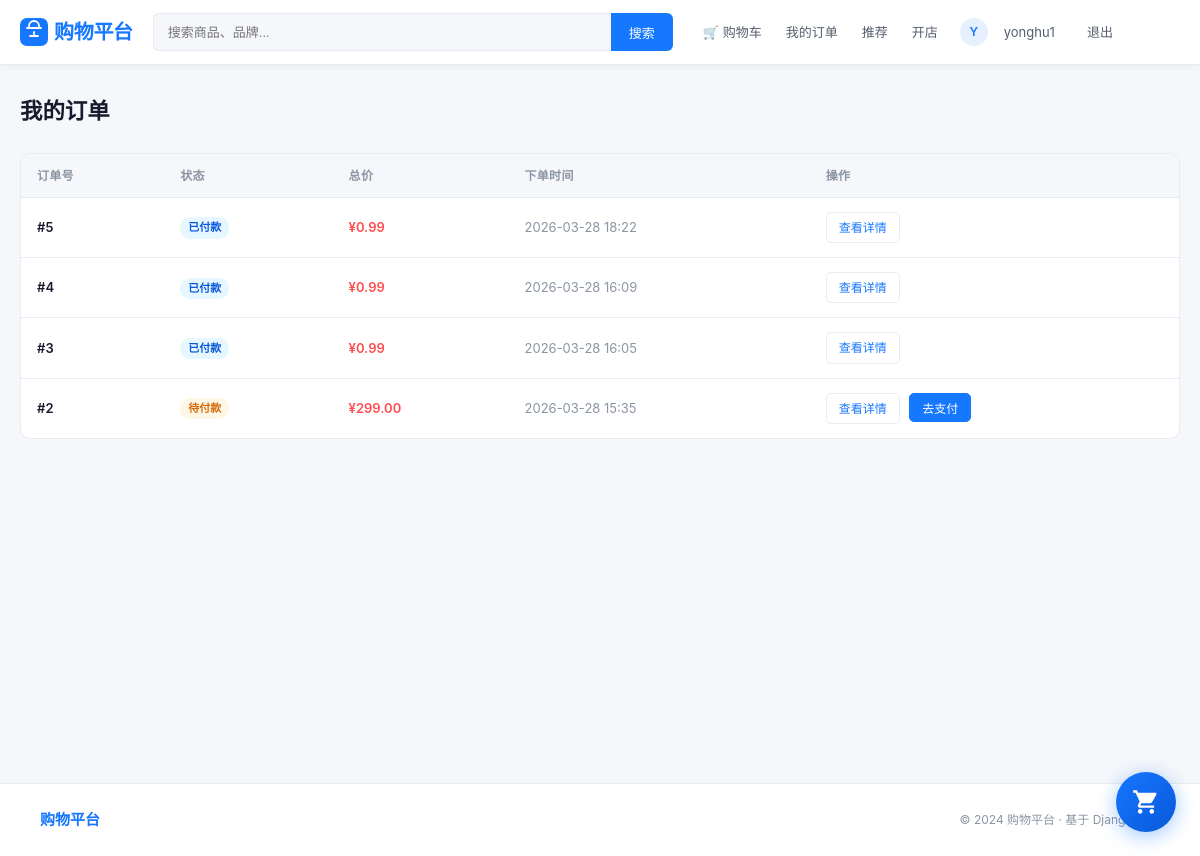
The page /order/orders/ (signed in) on the database its author committed.
### user/models.py (models this page shows)
class User(AbstractUser):
    phone = models.CharField('手机号', max_length=20, blank=True)
    avatar = models.ImageField('头像', upload_to='avatars/', blank=True)
    address = models.TextField('默认地址', blank=True)
    @property
    def store_profile(self):
        return getattr(self, 'owned_store', None)
    @property
    def is_store_owner(self):
        return bool(self.store_profile and self.store_profile.is_active)
    class Meta:
        verbose_name = '用户'
        verbose_name_plural = '用户'

### order/models.py (models this page shows, shortened)
class Order(models.Model):
    STATUS_CHOICES = [
        ('pending', '待付款'),
        ('paid', '已付款'),
        ('shipped', '已发货'),
        ('completed', '已完成'),
        ('cancelled', '已取消'),
    ]
    user = models.ForeignKey(settings.AUTH_USER_MODEL, on_delete=models.CASCADE, verbose_name='用户')
    status = models.CharField('状态', max_length=20, choices=STATUS_CHOICES, default='pending')
    address = models.TextField('收货地址')
    total_price = models.DecimalField('总价', max_digits=12, decimal_places=2)
    created_at = models.DateTimeField('下单时间', auto_now_add=True)
    remark = models.CharField('备注', max_length=200, blank=True)
    class Meta:
        verbose_name = '订单'
        verbose_name_plural = '订单'

### order/views.py (the view)
# urls.py: path('orders/', views.order_list, name='order_list'),
@login_required
def order_list(request):
    orders = Order.objects.filter(user=request.user).order_by('-created_at')
    return render(request, 'order/list.html', {'orders': orders})

### templates/order/list.html (shortened to what this page needs)
{% extends 'base.html' %}
{% block content %}
<div class="page-header"><h1>我的订单</h1></div>
{% if orders %}
<div class="table-wrap">
  <table class="table">
    <thead><tr><th>订单号</th><th>状态</th><th>总价</th><th>下单时间</th><th>操作</th></tr></thead>
    <tbody>
      {% for order in orders %}
        <tr>
          <td style="font-weight:600;color:var(--text)">#{{ order.id }}</td>
          <td>
            <span class="badge badge-{{ order.status }}">{{ order.get_status_display }}</span>
          </td>
          <td style="color:var(--red);font-weight:600">¥{{ order.total_price }}</td>
          <td style="color:var(--text-3)">{{ order.created_at|date:"Y-m-d H:i" }}</td>
          <td>
            <a href="/order/orders/{{ order.id }}/" class="btn btn-sm">查看详情</a>
            {% if order.status == 'pending' %}
              <form method="post" action="/order/orders/{{ order.id }}/pay/" style="display:inline-block;margin-left:6px">
                <button type="submit" class="btn btn-sm btn-primary">去支付</button>
              </form>
            {% endif %}
          </td>
        </tr>
      {% endfor %}
    </tbody>
  </table>
</div>
{% else %}
<div class="empty-state">
  <div class="empty-icon">📦</div>
  <p>还没有订单记录</p>
  <a href="/products/" class="btn btn-primary">去购物</a>
</div>
{% endif %}
{% endblock %}

### templates/base.html (shortened to what this page needs)
<!DOCTYPE html>
<html lang="zh-CN">
<head>
<link rel="stylesheet" href="/static/css/style.css">
</head>
<body>
<nav class="navbar">
  <div class="container nav-inner">
    <a href="/" class="logo">
      <svg viewBox="0 0 28 28" fill="none"><rect width="28" height="28" rx="7" fill="#1677ff"/><path d="M7 10h14M9 10V8a5 5 0 0110 0v2M10 18h8M14 14v4" stroke="#fff" stroke-width="1.8" stroke-linecap="round"/></svg>
      购物平台
    </a>
    <div class="nav-search">
      <form action="/products/" method="get">
        <input type="text" name="q" placeholder="搜索商品、品牌..." value="{{ request.GET.q }}">
        <button type="submit">搜索</button>
      </form>
    </div>
    <div class="nav-links">
      {% if user.is_authenticated %}
        <a href="/order/cart/">🛒 购物车</a>
        <a href="/order/orders/">我的订单</a>
        <a href="/recommendations/">推荐</a>
        {% if user.is_store_owner %}
          <a href="/store/{{ user.store_profile.id }}/dashboard/">商家中心</a>
        {% else %}
          <a href="/store/apply/">开店</a>
        {% endif %}
        <span class="nav-user-name">
          <span class="nav-avatar">{{ user.username|slice:":1"|upper }}</span>
          <a href="/user/profile/">{{ user.username }}</a>
        </span>
        <a href="/user/logout/">退出</a>
      {% else %}
        <a href="/user/login/">登录</a>
        <a href="/user/register/" class="nav-btn">免费注册</a>
      {% endif %}
    </div>
  </div>
</nav>
<div class="container main-content">
  {% block content %}{% endblock %}
</div>
<footer class="footer">
  <div class="container footer-inner">
    <span class="footer-brand">购物平台</span>
    <span class="footer-copy">© 2024 购物平台 · 基于 Django 开发</span>
  </div>
</footer>
{% if user.is_authenticated %}
<a href="/order/cart/" class="cart-float-btn">
</a>
{% endif %}
</body>
</html>

### rows shown on the page
User: username "Y", username "yonghu1"
Order: id "5", status "已付款", total_price "0.99", created_at "2026-03-28 18:22"
Order: id "4", status "已付款", total_price "0.99", created_at "2026-03-28 16:09"
Order: id "3", status "已付款", total_price "0.99", created_at "2026-03-28 16:05"
Order: id "2", status "待付款", total_price "299.00", created_at "2026-03-28 15:35"
